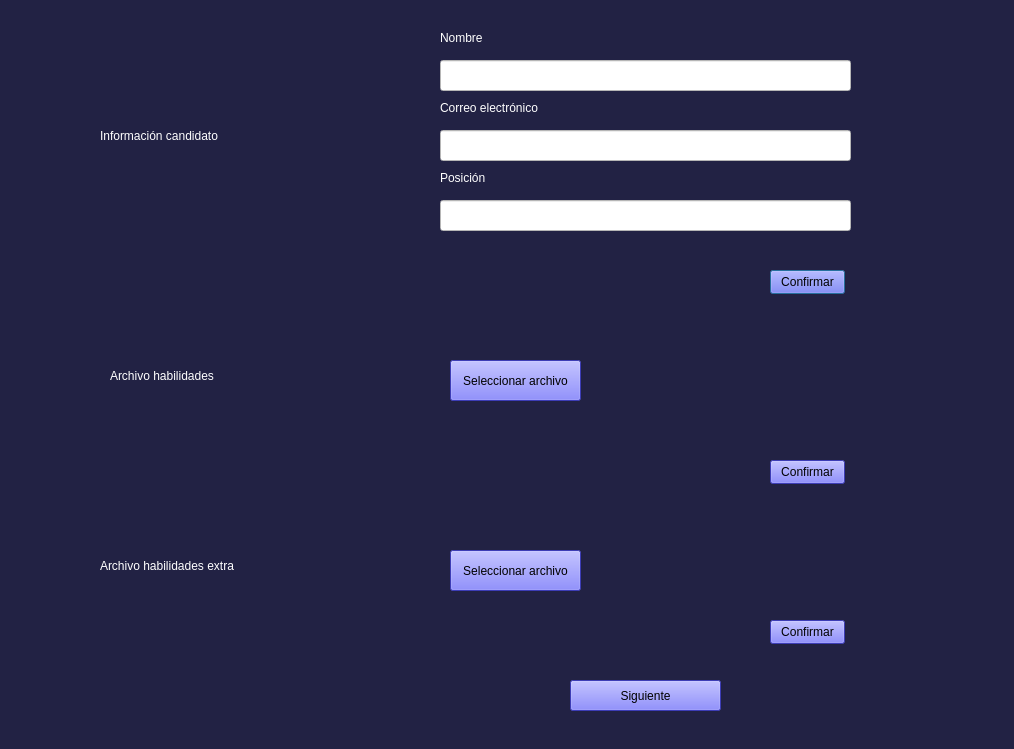
<?xml version="1.0" encoding="UTF-8"?>
<ui version="4.0">
 <class>Dialog</class>
 <widget class="QDialog" name="Dialog">
  <property name="geometry">
   <rect>
    <x>0</x>
    <y>0</y>
    <width>1014</width>
    <height>749</height>
   </rect>
  </property>
  <property name="minimumSize">
   <size>
    <width>1014</width>
    <height>749</height>
   </size>
  </property>
  <property name="maximumSize">
   <size>
    <width>1014</width>
    <height>749</height>
   </size>
  </property>
  <property name="windowTitle">
   <string>Dialog</string>
  </property>
  <property name="styleSheet">
   <string notr="true">
background-color: rgb(34, 34, 68);</string>
  </property>
  <widget class="QLineEdit" name="lineEdit_2">
   <property name="geometry">
    <rect>
     <x>440</x>
     <y>200</y>
     <width>411</width>
     <height>31</height>
    </rect>
   </property>
   <property name="styleSheet">
    <string notr="true">background-color: rgb(255, 255, 255);
font: 12pt &quot;Century Gothic&quot;;
color: rgb(0, 0, 0);</string>
   </property>
  </widget>
  <widget class="QPushButton" name="candidateInfoButton">
   <property name="geometry">
    <rect>
     <x>770</x>
     <y>270</y>
     <width>75</width>
     <height>24</height>
    </rect>
   </property>
   <property name="styleSheet">
    <string notr="true">background-color: rgb(85, 85, 255);
font: 9pt &quot;Century Gothic&quot;;
alternate-background-color: rgb(85, 0, 255);</string>
   </property>
   <property name="text">
    <string>Confirmar</string>
   </property>
  </widget>
  <widget class="QLabel" name="name">
   <property name="geometry">
    <rect>
     <x>440</x>
     <y>30</y>
     <width>131</width>
     <height>16</height>
    </rect>
   </property>
   <property name="styleSheet">
    <string notr="true">color: rgb(255, 255, 255);
font: 9pt &quot;Century Gothic&quot;;
font: 12pt &quot;Segoe UI&quot;;</string>
   </property>
   <property name="text">
    <string>Nombre</string>
   </property>
  </widget>
  <widget class="QLabel" name="email">
   <property name="geometry">
    <rect>
     <x>440</x>
     <y>100</y>
     <width>131</width>
     <height>16</height>
    </rect>
   </property>
   <property name="styleSheet">
    <string notr="true">color: rgb(255, 255, 255);
font: 9pt &quot;Century Gothic&quot;;
font: 12pt &quot;Segoe UI&quot;;</string>
   </property>
   <property name="text">
    <string>Correo electrónico</string>
   </property>
  </widget>
  <widget class="QLabel" name="position">
   <property name="geometry">
    <rect>
     <x>440</x>
     <y>170</y>
     <width>131</width>
     <height>16</height>
    </rect>
   </property>
   <property name="styleSheet">
    <string notr="true">color: rgb(255, 255, 255);
font: 9pt &quot;Century Gothic&quot;;
font: 12pt &quot;Segoe UI&quot;;</string>
   </property>
   <property name="text">
    <string>Posición</string>
   </property>
  </widget>
  <widget class="QLineEdit" name="lineEdit_4">
   <property name="geometry">
    <rect>
     <x>440</x>
     <y>130</y>
     <width>411</width>
     <height>31</height>
    </rect>
   </property>
   <property name="styleSheet">
    <string notr="true">background-color: rgb(255, 255, 255);
font: 12pt &quot;Century Gothic&quot;;
color: rgb(0, 0, 0);</string>
   </property>
  </widget>
  <widget class="QLineEdit" name="lineEdit_3">
   <property name="geometry">
    <rect>
     <x>440</x>
     <y>60</y>
     <width>411</width>
     <height>31</height>
    </rect>
   </property>
   <property name="styleSheet">
    <string notr="true">background-color: rgb(255, 255, 255);
font: 12pt &quot;Century Gothic&quot;;
color: rgb(0, 0, 0);</string>
   </property>
  </widget>
  <widget class="QPushButton" name="confirmMainFile">
   <property name="geometry">
    <rect>
     <x>770</x>
     <y>460</y>
     <width>75</width>
     <height>24</height>
    </rect>
   </property>
   <property name="styleSheet">
    <string notr="true">background-color: rgb(85, 85, 255);
font: 9pt &quot;Century Gothic&quot;;
alternate-background-color: rgb(85, 0, 255);</string>
   </property>
   <property name="text">
    <string>Confirmar</string>
   </property>
  </widget>
  <widget class="QPushButton" name="confirmSetUp">
   <property name="geometry">
    <rect>
     <x>570</x>
     <y>680</y>
     <width>151</width>
     <height>31</height>
    </rect>
   </property>
   <property name="styleSheet">
    <string notr="true">background-color: rgb(85, 85, 255);
font: 9pt &quot;Century Gothic&quot;;
alternate-background-color: rgb(85, 0, 255);</string>
   </property>
   <property name="text">
    <string>Siguiente</string>
   </property>
  </widget>
  <widget class="QPushButton" name="confirmExtraFile">
   <property name="geometry">
    <rect>
     <x>770</x>
     <y>620</y>
     <width>75</width>
     <height>24</height>
    </rect>
   </property>
   <property name="styleSheet">
    <string notr="true">background-color: rgb(85, 85, 255);
font: 9pt &quot;Century Gothic&quot;;
alternate-background-color: rgb(85, 0, 255);</string>
   </property>
   <property name="text">
    <string>Confirmar</string>
   </property>
  </widget>
  <widget class="QPushButton" name="loadExtraFile">
   <property name="geometry">
    <rect>
     <x>450</x>
     <y>550</y>
     <width>131</width>
     <height>41</height>
    </rect>
   </property>
   <property name="styleSheet">
    <string notr="true">background-color: rgb(85, 85, 255);
font: 9pt &quot;Century Gothic&quot;;
alternate-background-color: rgb(85, 0, 255);</string>
   </property>
   <property name="text">
    <string>Seleccionar archivo</string>
   </property>
  </widget>
  <widget class="QPushButton" name="loadMainFile">
   <property name="geometry">
    <rect>
     <x>450</x>
     <y>360</y>
     <width>131</width>
     <height>41</height>
    </rect>
   </property>
   <property name="styleSheet">
    <string notr="true">background-color: rgb(85, 85, 255);
font: 9pt &quot;Century Gothic&quot;;
alternate-background-color: rgb(85, 0, 255);</string>
   </property>
   <property name="text">
    <string>Seleccionar archivo</string>
   </property>
  </widget>
  <widget class="QLabel" name="label_4">
   <property name="geometry">
    <rect>
     <x>100</x>
     <y>120</y>
     <width>281</width>
     <height>31</height>
    </rect>
   </property>
   <property name="styleSheet">
    <string notr="true">color: rgb(255, 255, 255);
font: 9pt &quot;Century Gothic&quot;;
font: 20pt &quot;Segoe UI&quot;;</string>
   </property>
   <property name="text">
    <string>Información candidato</string>
   </property>
  </widget>
  <widget class="QLabel" name="label_5">
   <property name="geometry">
    <rect>
     <x>110</x>
     <y>360</y>
     <width>281</width>
     <height>31</height>
    </rect>
   </property>
   <property name="styleSheet">
    <string notr="true">color: rgb(255, 255, 255);
font: 9pt &quot;Century Gothic&quot;;
font: 20pt &quot;Segoe UI&quot;;</string>
   </property>
   <property name="text">
    <string>Archivo habilidades</string>
   </property>
  </widget>
  <widget class="QLabel" name="label_6">
   <property name="geometry">
    <rect>
     <x>100</x>
     <y>550</y>
     <width>301</width>
     <height>31</height>
    </rect>
   </property>
   <property name="styleSheet">
    <string notr="true">color: rgb(255, 255, 255);
font: 9pt &quot;Century Gothic&quot;;
font: 20pt &quot;Segoe UI&quot;;</string>
   </property>
   <property name="text">
    <string>Archivo habilidades extra</string>
   </property>
  </widget>
  <widget class="QLabel" name="label_7">
   <property name="geometry">
    <rect>
     <x>590</x>
     <y>370</y>
     <width>241</width>
     <height>16</height>
    </rect>
   </property>
   <property name="styleSheet">
    <string notr="true">font: 11pt &quot;Century Gothic&quot;;
color: rgb(255, 255, 255);</string>
   </property>
   <property name="text">
    <string/>
   </property>
  </widget>
  <widget class="QLabel" name="label_8">
   <property name="geometry">
    <rect>
     <x>600</x>
     <y>560</y>
     <width>241</width>
     <height>16</height>
    </rect>
   </property>
   <property name="styleSheet">
    <string notr="true">font: 11pt &quot;Century Gothic&quot;;
color: rgb(255, 255, 255);</string>
   </property>
   <property name="text">
    <string/>
   </property>
  </widget>
 </widget>
 <resources/>
 <connections/>
</ui>
